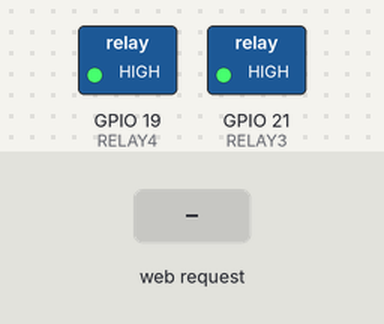
Simulated run of this sketch. Board: ESP32. On the bench: switched loads named in the sketch (green lamp = pin HIGH). The inputs (shaded band) are chosen by the test bench. WiFi joins after 1.5 s; servers stay silent unless stated; what the sketch prints to the serial monitor is not drawn.

Above: at 2.7 s.
2.8 s: HTTP request GET /r3on received
At 3.6 s:
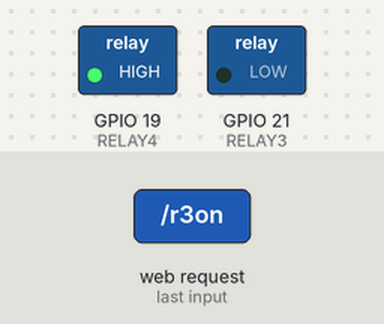
4.3 s: HTTP request GET /r4on received
At 4.7 s:
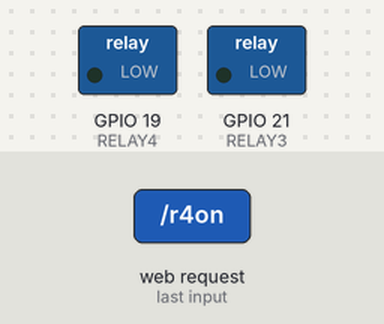
5.8 s: HTTP request GET /r3off received
At 7.0 s:
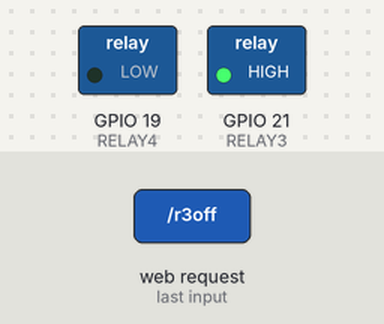
7.3 s: HTTP request GET /r4off received
At 8.2 s:
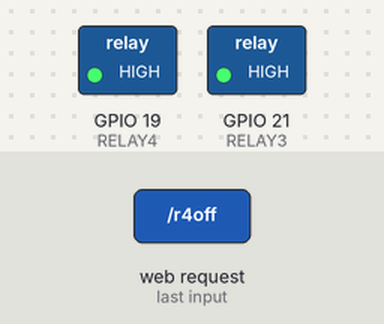
Timing chart, 0 to 9.8 s (numbered marks = the images above; inputs shaded):
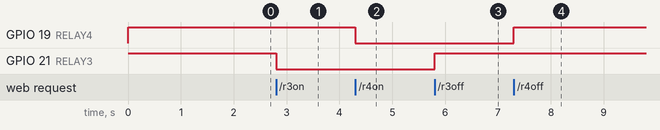

The sketch:

main.ino
```cpp
#include <WiFi.h>
#include <WebServer.h>

const char* ssid = "YOUR_HOTSPOT_NAME";
const char* password = "YOUR_PASSWORD";

WebServer server(80);

// Relay pins
#define RELAY3 21
#define RELAY4 19

bool lightState = false;
bool fanState = false;

void setup() {
  Serial.begin(115200);

  pinMode(RELAY3, OUTPUT);
  pinMode(RELAY4, OUTPUT);

  digitalWrite(RELAY3, HIGH);
  digitalWrite(RELAY4, HIGH);

  WiFi.begin(ssid, password);

  Serial.print("Connecting to Hotspot");

  while (WiFi.status() != WL_CONNECTED) {
    delay(500);
    Serial.print(".");
  }

  Serial.println("\nConnected!");
  Serial.print("IP Address: ");
  Serial.println(WiFi.localIP());

  // Routes
  server.on("/", handleRoot);

  server.on("/r3on", [](){
    digitalWrite(RELAY3, LOW);
    lightState = true;
    server.send(200, "text/plain", "OK");
  });

  server.on("/r3off", [](){
    digitalWrite(RELAY3, HIGH);
    lightState = false;
    server.send(200, "text/plain", "OK");
  });

  server.on("/r4on", [](){
    digitalWrite(RELAY4, LOW);
    fanState = true;
    server.send(200, "text/plain", "OK");
  });

  server.on("/r4off", [](){
    digitalWrite(RELAY4, HIGH);
    fanState = false;
    server.send(200, "text/plain", "OK");
  });

  server.on("/state", [](){
    String json = "{\"light\":";
    json += lightState ? "1" : "0";
    json += ",\"fan\":";
    json += fanState ? "1" : "0";
    json += "}";
    server.send(200, "application/json", json);
  });

  server.begin();
}

void loop() {
  server.handleClient();
}

void handleRoot() {
  String html = R"====(
<!DOCTYPE html>
<html>
<head>
<meta name="viewport" content="width=device-width, initial-scale=1">
<style>
body { font-family: Arial; text-align:center; background:#0f172a; color:white;}
.card { background:#1e293b; margin:20px; padding:20px; border-radius:15px;}
.switch { position:relative; display:inline-block; width:60px; height:34px;}
.switch input {display:none;}
.slider { position:absolute; cursor:pointer; background:#ccc; border-radius:34px; top:0; bottom:0; left:0; right:0;}
.slider:before { content:""; position:absolute; height:26px; width:26px; left:4px; bottom:4px; background:white; border-radius:50%; transition:.4s;}
input:checked + .slider { background:#22c55e;}
input:checked + .slider:before { transform:translateX(26px);}
.spin { animation:spin 1s linear infinite;}
@keyframes spin {100%{transform:rotate(360deg);}}
</style>
</head>

<body>

<h1>ESP32 Control</h1>

<div class="card">
<h2>Light</h2>
<label class="switch">
<input type="checkbox" id="light">
<span class="slider"></span>
</label>
<p id="ls">OFF</p>
</div>

<div class="card">
<h2>Fan</h2>
<label class="switch">
<input type="checkbox" id="fan">
<span class="slider"></span>
</label>
<div id="fanIcon">🌀</div>
<p id="fs">OFF</p>
</div>

<script>
function load(){
fetch('/state').then(r=>r.json()).then(d=>{
light.checked=d.light;
fan.checked=d.fan;
update();
});
}

function update(){
ls.innerText = light.checked?"ON":"OFF";
fs.innerText = fan.checked?"ON":"OFF";
fanIcon.className = fan.checked?"spin":"";
}

light.onchange=()=>{
fetch(light.checked?'/r3on':'/r3off');
update();
}

fan.onchange=()=>{
fetch(fan.checked?'/r4on':'/r4off');
update();
}

load();
</script>

</body>
</html>
)====";

  server.send(200, "text/html", html);
}
```

Measured:
- after the input at 2.8 s, GPIO 21 (RELAY3): HIGH → LOW at once
- after the input at 4.3 s, GPIO 19 (RELAY4): HIGH → LOW at once
- after the input at 5.8 s, GPIO 21 (RELAY3): LOW → HIGH at once
- after the input at 7.3 s, GPIO 19 (RELAY4): LOW → HIGH at once
